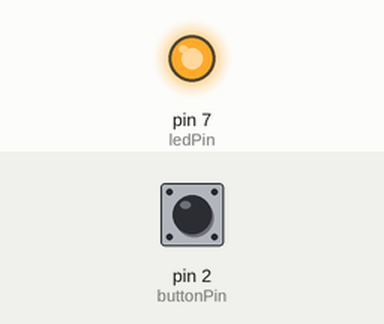
Recording of a sketch running on a simulated Arduino Uno, built with avr-gcc and run on an emulated ATmega328P. On the bench: output pins drawn as LEDs (lit = HIGH). The test bench sets the inputs (shaded band); at power-on: pin 2 (buttonPin) HIGH.

Above: at 1.2 s.
1.3 s: pin 2 (buttonPin) pulled LOW for 0.15 s
At 1.37 s:
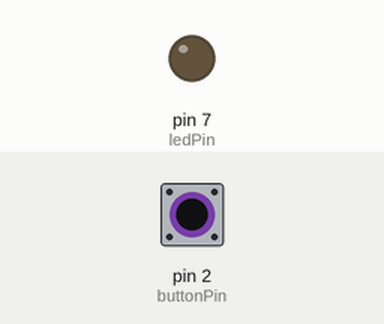
2.9 s: pin 2 (buttonPin) pulled LOW for 3.2 s
At 6.5 s:
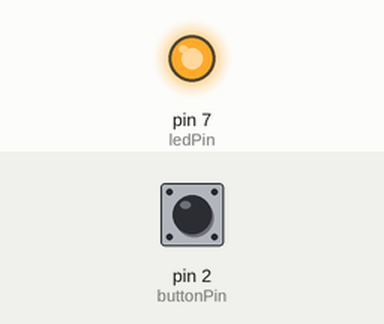
Timing chart, 0 to 8.0 s (numbered marks = the images above; inputs shaded):
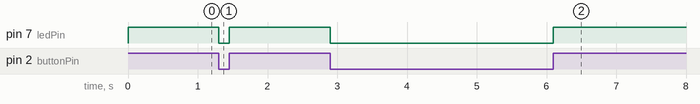

The sketch:

push_button.ino
```cpp
const int buttonPin = 2;
const int ledPin = 7;

void setup() {
  pinMode(ledPin, OUTPUT);
  pinMode(buttonPin, INPUT_PULLUP);

  digitalWrite(ledPin, HIGH);
}

void loop() {
  int buttonState = digitalRead(buttonPin);

  // button pin will be LOW when pressed because of the INPUT_PULLUP
  if (buttonState == LOW) {
    digitalWrite(ledPin, LOW); // turn led off
  } else {
    digitalWrite(ledPin, HIGH); // turn on
  }
}
```

Measured:
- after the input at 1.3 s, pin 7 (ledPin): HIGH → LOW at once, → HIGH 0.15 s later
- after the input at 2.9 s, pin 7 (ledPin): HIGH → LOW at once, → HIGH 3.2 s later
